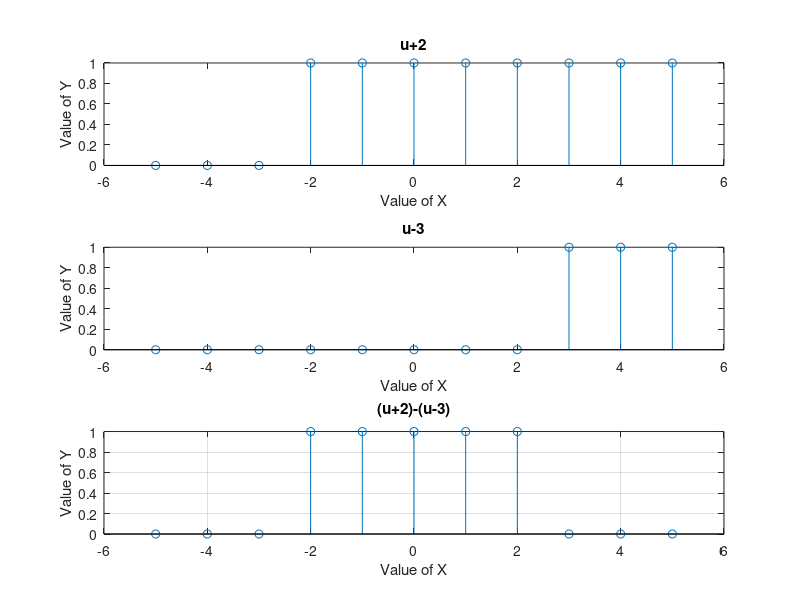

Here is the MATLAB script that generated this plot:


x=-5:1:5;
y1=[zeros(1,3),ones(1,8)];
y2=[zeros(1,8),ones(1,3)];
y3=y1-y2;
subplot(3,1,1);
stem(x,y1);
xlabel('Value of X'); 
ylabel('Value of Y');
title('u+2');
subplot(3,1,2);
stem(x,y2);
xlabel('Value of X');
ylabel('Value of Y');
title('u-3');
subplot(3,1,3);
stem(x,y3);
xlabel('Value of X');
ylabel('Value of Y');
title('(u+2)-(u-3)');
grid on;